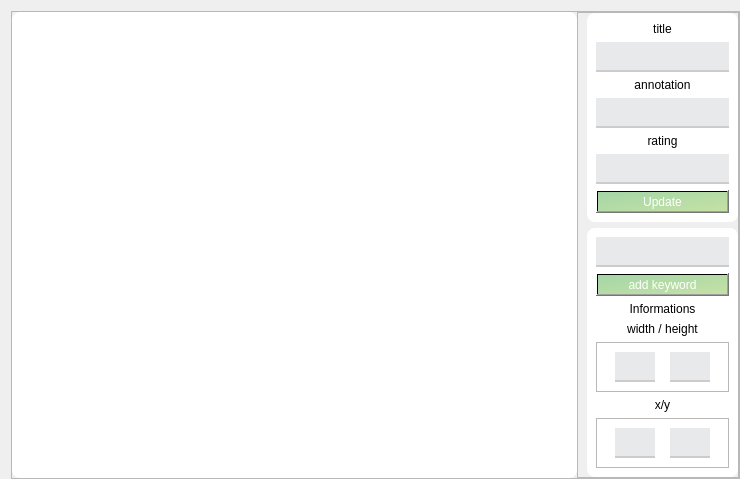
<?xml version="1.0" encoding="UTF-8"?>
<ui version="4.0">
 <class>PhotoEditor</class>
 <widget class="QWidget" name="PhotoEditor">
  <property name="geometry">
   <rect>
    <x>0</x>
    <y>0</y>
    <width>740</width>
    <height>474</height>
   </rect>
  </property>
  <property name="windowTitle">
   <string>Form</string>
  </property>
  <property name="styleSheet">
   <string notr="true">#frame_photo {
	background: #fff;
	border-radius: 8px;
}

#frame_update {
	background: #fff;
	border-radius: 8px;
}


#frame_datas {
	background: #fff;
	border-radius: 8px;
}

#update {
	background: qlineargradient(x1: 0, y1: 0, x2: 1, y2: 1, stop: 0 #A5D6A7, stop: 1 #C5E1A5);
	color: #fff;
}

QPushButton:hover {
	border: 4px solid #fff;
}

QTextEdit {
	background: #e8e9eb;
	border: none;
	border-bottom:  2px solid #ccc;
}</string>
  </property>
  <layout class="QVBoxLayout" name="verticalLayout">
   <property name="rightMargin">
    <number>0</number>
   </property>
   <property name="bottomMargin">
    <number>0</number>
   </property>
   <item>
    <widget class="QFrame" name="frame">
     <property name="styleSheet">
      <string notr="true"/>
     </property>
     <property name="frameShape">
      <enum>QFrame::StyledPanel</enum>
     </property>
     <property name="frameShadow">
      <enum>QFrame::Raised</enum>
     </property>
     <layout class="QHBoxLayout" name="horizontalLayout" stretch="7,2">
      <property name="spacing">
       <number>0</number>
      </property>
      <property name="leftMargin">
       <number>0</number>
      </property>
      <property name="topMargin">
       <number>0</number>
      </property>
      <property name="rightMargin">
       <number>0</number>
      </property>
      <property name="bottomMargin">
       <number>0</number>
      </property>
      <item>
       <widget class="QFrame" name="frame_photo">
        <property name="frameShape">
         <enum>QFrame::StyledPanel</enum>
        </property>
        <property name="frameShadow">
         <enum>QFrame::Raised</enum>
        </property>
        <layout class="QHBoxLayout" name="horizontalLayout_3"/>
       </widget>
      </item>
      <item>
       <widget class="QFrame" name="frame_3">
        <property name="frameShape">
         <enum>QFrame::StyledPanel</enum>
        </property>
        <property name="frameShadow">
         <enum>QFrame::Raised</enum>
        </property>
        <layout class="QVBoxLayout" name="verticalLayout_2">
         <property name="topMargin">
          <number>0</number>
         </property>
         <property name="rightMargin">
          <number>0</number>
         </property>
         <property name="bottomMargin">
          <number>0</number>
         </property>
         <item alignment="Qt::AlignTop">
          <widget class="QFrame" name="frame_update">
           <property name="sizePolicy">
            <sizepolicy hsizetype="Preferred" vsizetype="Minimum">
             <horstretch>0</horstretch>
             <verstretch>0</verstretch>
            </sizepolicy>
           </property>
           <property name="frameShape">
            <enum>QFrame::StyledPanel</enum>
           </property>
           <property name="frameShadow">
            <enum>QFrame::Raised</enum>
           </property>
           <layout class="QVBoxLayout" name="verticalLayout_3">
            <item>
             <widget class="QLabel" name="label_2">
              <property name="text">
               <string>title</string>
              </property>
              <property name="alignment">
               <set>Qt::AlignCenter</set>
              </property>
             </widget>
            </item>
            <item>
             <widget class="QTextEdit" name="textEditTitle">
              <property name="sizePolicy">
               <sizepolicy hsizetype="Preferred" vsizetype="Expanding">
                <horstretch>0</horstretch>
                <verstretch>0</verstretch>
               </sizepolicy>
              </property>
              <property name="maximumSize">
               <size>
                <width>16777215</width>
                <height>30</height>
               </size>
              </property>
             </widget>
            </item>
            <item>
             <widget class="QLabel" name="label_3">
              <property name="text">
               <string>annotation</string>
              </property>
              <property name="alignment">
               <set>Qt::AlignCenter</set>
              </property>
             </widget>
            </item>
            <item>
             <widget class="QTextEdit" name="textEditAnnotation">
              <property name="sizePolicy">
               <sizepolicy hsizetype="Preferred" vsizetype="Expanding">
                <horstretch>0</horstretch>
                <verstretch>0</verstretch>
               </sizepolicy>
              </property>
              <property name="maximumSize">
               <size>
                <width>16777215</width>
                <height>30</height>
               </size>
              </property>
             </widget>
            </item>
            <item>
             <widget class="QLabel" name="label_4">
              <property name="text">
               <string>rating</string>
              </property>
              <property name="alignment">
               <set>Qt::AlignCenter</set>
              </property>
             </widget>
            </item>
            <item>
             <widget class="QTextEdit" name="textEditRating">
              <property name="sizePolicy">
               <sizepolicy hsizetype="Preferred" vsizetype="Expanding">
                <horstretch>0</horstretch>
                <verstretch>0</verstretch>
               </sizepolicy>
              </property>
              <property name="maximumSize">
               <size>
                <width>16777215</width>
                <height>30</height>
               </size>
              </property>
             </widget>
            </item>
            <item>
             <widget class="QPushButton" name="update">
              <property name="maximumSize">
               <size>
                <width>16777215</width>
                <height>45</height>
               </size>
              </property>
              <property name="cursor">
               <cursorShape>PointingHandCursor</cursorShape>
              </property>
              <property name="styleSheet">
               <string notr="true">QPushButton:hover {
	border: 4px solid #fff;
}</string>
              </property>
              <property name="text">
               <string>Update</string>
              </property>
             </widget>
            </item>
           </layout>
          </widget>
         </item>
         <item>
          <widget class="QFrame" name="frame_datas">
           <property name="sizePolicy">
            <sizepolicy hsizetype="Preferred" vsizetype="MinimumExpanding">
             <horstretch>0</horstretch>
             <verstretch>0</verstretch>
            </sizepolicy>
           </property>
           <property name="frameShape">
            <enum>QFrame::StyledPanel</enum>
           </property>
           <property name="frameShadow">
            <enum>QFrame::Raised</enum>
           </property>
           <layout class="QVBoxLayout" name="verticalLayout_4" stretch="1,0,0,3,1,2,1">
            <item>
             <widget class="QTextEdit" name="textEditAddKeyword">
              <property name="maximumSize">
               <size>
                <width>16777215</width>
                <height>30</height>
               </size>
              </property>
             </widget>
            </item>
            <item>
             <widget class="QPushButton" name="addKeyword">
              <property name="maximumSize">
               <size>
                <width>16777215</width>
                <height>45</height>
               </size>
              </property>
              <property name="cursor">
               <cursorShape>PointingHandCursor</cursorShape>
              </property>
              <property name="styleSheet">
               <string notr="true">QPushButton:hover {
	border: 4px solid #fff;
}

#addKeyword {
	background: qlineargradient(x1: 0, y1: 0, x2: 1, y2: 1, stop: 0 #A5D6A7, stop: 1 #C5E1A5);
	color: #fff;
}</string>
              </property>
              <property name="text">
               <string>add keyword</string>
              </property>
             </widget>
            </item>
            <item>
             <widget class="QLabel" name="label_5">
              <property name="text">
               <string>Informations</string>
              </property>
              <property name="alignment">
               <set>Qt::AlignCenter</set>
              </property>
             </widget>
            </item>
            <item>
             <widget class="QLabel" name="labelWidthHeight">
              <property name="text">
               <string>width / height</string>
              </property>
              <property name="alignment">
               <set>Qt::AlignCenter</set>
              </property>
             </widget>
            </item>
            <item>
             <widget class="QFrame" name="frame_2">
              <property name="frameShape">
               <enum>QFrame::StyledPanel</enum>
              </property>
              <property name="frameShadow">
               <enum>QFrame::Raised</enum>
              </property>
              <layout class="QHBoxLayout" name="horizontalLayout_2">
               <item>
                <widget class="QTextEdit" name="textEditWidth">
                 <property name="maximumSize">
                  <size>
                   <width>40</width>
                   <height>30</height>
                  </size>
                 </property>
                </widget>
               </item>
               <item>
                <widget class="QTextEdit" name="textEditHeight">
                 <property name="maximumSize">
                  <size>
                   <width>40</width>
                   <height>30</height>
                  </size>
                 </property>
                </widget>
               </item>
              </layout>
             </widget>
            </item>
            <item>
             <widget class="QLabel" name="label">
              <property name="text">
               <string>x/y</string>
              </property>
              <property name="alignment">
               <set>Qt::AlignCenter</set>
              </property>
             </widget>
            </item>
            <item>
             <widget class="QFrame" name="frame_4">
              <property name="frameShape">
               <enum>QFrame::StyledPanel</enum>
              </property>
              <property name="frameShadow">
               <enum>QFrame::Raised</enum>
              </property>
              <layout class="QHBoxLayout" name="horizontalLayout_4">
               <item>
                <widget class="QTextEdit" name="textEditX">
                 <property name="maximumSize">
                  <size>
                   <width>40</width>
                   <height>30</height>
                  </size>
                 </property>
                </widget>
               </item>
               <item>
                <widget class="QTextEdit" name="textEditY">
                 <property name="maximumSize">
                  <size>
                   <width>40</width>
                   <height>30</height>
                  </size>
                 </property>
                </widget>
               </item>
              </layout>
             </widget>
            </item>
           </layout>
          </widget>
         </item>
        </layout>
       </widget>
      </item>
     </layout>
    </widget>
   </item>
  </layout>
 </widget>
 <resources/>
 <connections/>
</ui>
